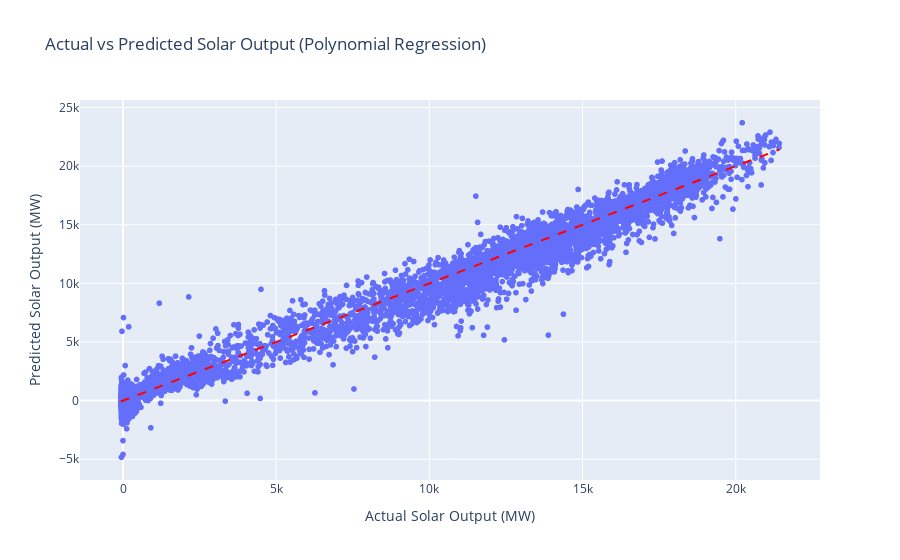

Write notebook code for a chart like this one.
### Code cell
#ok lets finally try a polynomial regression model with degree 2
from sklearn.preprocessing import PolynomialFeatures
# Create polynomial features
poly = PolynomialFeatures(degree=2)
# Transform the training and test data
X_train_poly = poly.fit_transform(X_train)
X_test_poly = poly.transform(X_test)
# Fit a linear regression model on the polynomial features
poly_model = LinearRegression()
# Fit the model to the polynomial features
poly_model.fit(X_train_poly, y_train)
# Make predictions on the test set
y_pred_poly = poly_model.predict(X_test_poly)
# Evaluate the polynomial regression model
mse_poly = mean_squared_error(y_test, y_pred_poly)
r2_poly = r2_score(y_test, y_pred_poly)
print(f"Polynomial Regression Mean Squared Error: {mse_poly}")
print(f"Polynomial Regression R2 Score: {r2_poly}")
# Visualize the predictions using plotly
fig_poly = px.scatter(
    x=y_test, y=y_pred_poly,
    labels={'x': 'Actual Solar Output (MW)', 'y': 'Predicted Solar Output (MW)'},
    title='Actual vs Predicted Solar Output (Polynomial Regression)'
)
fig_poly.add_shape(
    type="line",
    x0=min(y_test), y0=min(y_test),
    x1=max(y_test), y1=max(y_test),
    line=dict(color="Red", width=2, dash="dash")
)
fig_poly.show()
# Plot polynomial regression predictions as a time series
fig_poly_time_series = go.Figure()
# Add actual values
fig_poly_time_series.add_trace(go.Scatter(
    x=y_test.index, y=y_test, mode='lines', name='Actual Solar Output (MW)', line=dict(color='blue')))
# Add predicted values
fig_poly_time_series.add_trace(go.Scatter(
    x=y_test.index, y=y_pred_poly, mode='lines', name='Predicted Solar Output (MW)', line=dict(color='red')))
# Add layout details
fig_poly_time_series.update_layout(
    title='Time Series of Actual vs Predicted Solar Output (Polynomial Regression)',
    xaxis_title='Time',
    yaxis_title='Solar Output (MW)',
    legend=dict(x=0, y=1, traceorder='normal')
)
fig_poly_time_series.show()
# Show predictions of the last 7 days of the polynomial regression model
last_7_days_poly = y_test.index[-7*24:]
# Create a time series plot for the last 7 days of polynomial regression predictions
fig_last_7_days_poly = go.Figure()
# Add actual values for the last 7 days
fig_last_7_days_poly.add_trace(go.Scatter(
    x=y_test.index[-7*24:], y=y_test[-7*24:], mode='lines', name='Actual Solar Output (MW)', line=dict(color='blue')))
# Add predicted values for the last 7 days
fig_last_7_days_poly.add_trace(go.Scatter(
    x=y_test.index[-7*24:], y=y_pred_poly[-7*24:], mode='lines', name='Predicted Solar Output (MW)', line=dict(color='red')))
# Add layout details
fig_last_7_days_poly.update_layout(
    title='Time Series of Actual vs Predicted Solar Output (Last 7 Days, Polynomial Regression)',
    xaxis_title='Time',
    yaxis_title='Solar Output (MW)',
    legend=dict(x=0, y=1, traceorder='normal')
)
fig_last_7_days_poly.show()

### Figure 1 — Plotly figure (JSON) as saved in the notebook; plotly's stock layout.template omitted (floating-point values rounded to 4 significant figures; data arrays with more than 128 entries replaced by an {"elided": "..."} marker saying what was removed)
{"data": [{"hovertemplate": "Actual Solar Output (MW)=%{x}<br>Predicted Solar Output (MW)=%{y}<extra></extra>", "legendgroup": "", "marker": {"color": "#636efa", "symbol": "circle"}, "mode": "markers", "name": "", "showlegend": false, "type": "scattergl", "x": {"elided": "9609 float values"}, "xaxis": "x", "y": {"elided": "9609 float values"}, "yaxis": "y"}], "layout": {"legend": {"tracegroupgap": 0}, "shapes": [{"line": {"color": "Red", "dash": "dash", "width": 2}, "type": "line", "x0": -73.67, "x1": 21420.0, "y0": -73.67, "y1": 21420.0}], "title": {"text": "Actual vs Predicted Solar Output (Polynomial Regression)"}, "xaxis": {"anchor": "y", "domain": [0, 1], "title": {"text": "Actual Solar Output (MW)"}}, "yaxis": {"anchor": "x", "domain": [0, 1], "title": {"text": "Predicted Solar Output (MW)"}}}}
